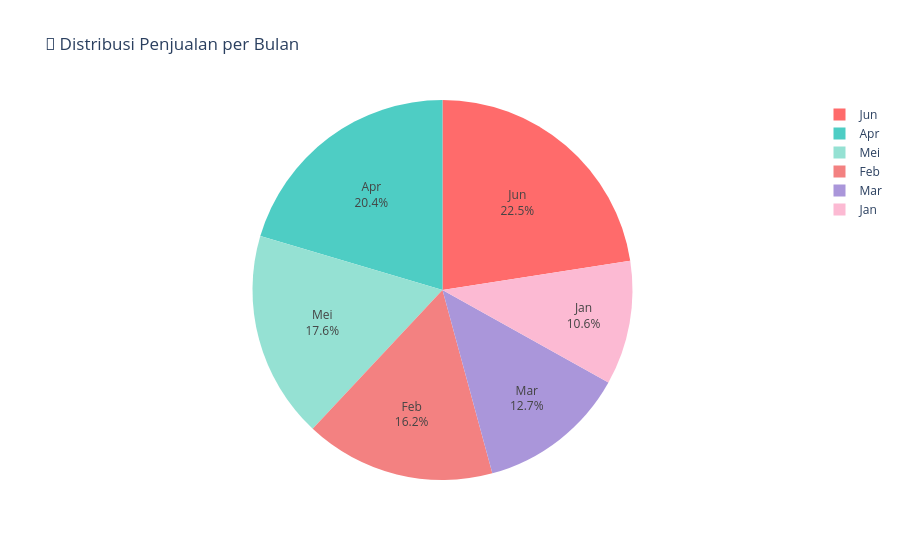

Here is the notebook cell this chart was saved with:
### Markdown cell above
## Contoh 6: Pie Chart

### Code cell
# Pie chart untuk distribusi data
fig_pie = px.pie(df, values='Penjualan', names='Bulan',
                 title='🥧 Distribusi Penjualan per Bulan',
                 color_discrete_sequence=['#FF6B6B', '#4ECDC4', '#95E1D3', '#F38181', '#AA96DA', '#FCBAD3'])

fig_pie.update_traces(textposition='inside', textinfo='percent+label')
fig_pie.show()

### Figure 1 — Plotly figure (JSON) as saved in the notebook; plotly's stock layout.template omitted (floating-point values rounded to 4 significant figures)
{"data": [{"domain": {"x": [0, 1], "y": [0, 1]}, "hovertemplate": "Bulan=%{label}<br>Penjualan=%{value}<extra></extra>", "labels": ["Jan", "Feb", "Mar", "Apr", "Mei", "Jun"], "legendgroup": "", "name": "", "showlegend": true, "textinfo": "percent+label", "textposition": "inside", "type": "pie", "values": [150, 230, 180, 290, 250, 320]}], "layout": {"legend": {"tracegroupgap": 0}, "piecolorway": ["#FF6B6B", "#4ECDC4", "#95E1D3", "#F38181", "#AA96DA", "#FCBAD3"], "title": {"text": "🥧 Distribusi Penjualan per Bulan"}}}
